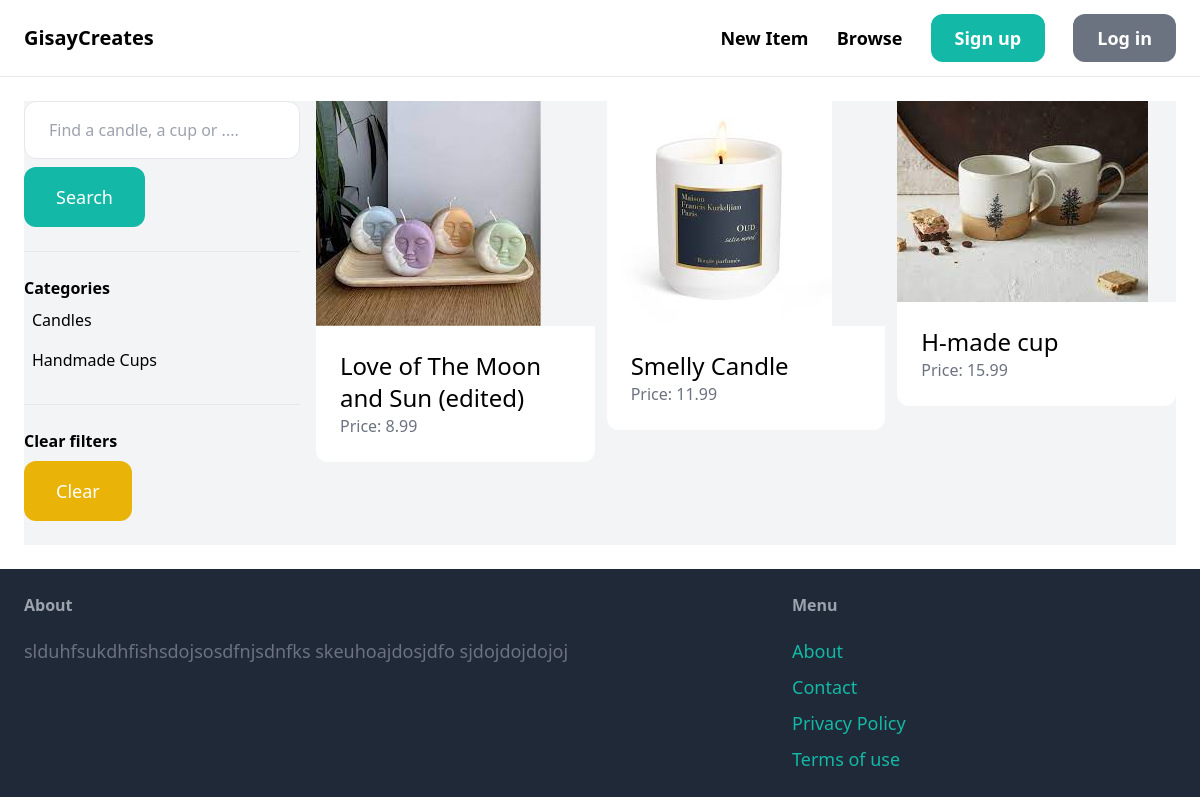
The app's page /items/ with its own data.
### item/models.py (models this page shows, shortened)
class Category(models.Model):
    name = models.CharField(max_length=255)
    class Meta:
        ordering = ('name',)
        verbose_name_plural = 'Categories'

class Item(models.Model):
    category = models.ForeignKey(Category, related_name='items', on_delete=models.CASCADE)
    name = models.CharField(max_length=255)
    description = models.TextField(blank=True, null=True)
    price = models.FloatField()
    image = models.ImageField(upload_to='item_images', blank=True, null=True)
    is_sold = models.BooleanField(default=False)
    created_by = models.ForeignKey(User, related_name='items', on_delete=models.CASCADE)
    created_at = models.DateTimeField(auto_now_add=True)

### item/views.py (the view)
# urls.py: path('items/', include('item.urls')),
def items(request):
    query = request.GET.get('query', '')
    category_id = request.GET.get('category', 0)
    categories = Category.objects.all()
    items = Item.objects.filter(is_sold=False)
    if category_id:
        items = items.filter(category_id=category_id)
    if query:
        items = items.filter(Q(name__icontains=query) | Q(description_icontains=query))
    return render(request, 'item/items.html', {
        'items': items,
        'query': query,
        'categories': categories,
        'category_id': int(category_id)
    })

### item/templates/item/items.html (shortened to what this page needs)
{% extends 'core/base.html' %}
{%block content%}
    <div class="pb-6 grid grid-cols-4 gap-4 bg-gray-100">
        <div class="col-span-1">
            <form method="get" action="{% url 'item:items' %}">
                <input name="query" class="w-full py-4 px-6 border rounded-xl" type="text" value="{{query}}" placeholder="Find a candle, a cup or ....">
                <button class="mt-2 py-4 px-8 text-lg bg-teal-500 text-white rounded-xl">Search</button>
            </form>
            <hr class="my-6">
            <p class="font-semibold">Categories</p>
            <ul>
                {% for category in categories %}
                    <li class="py-2 px-2 rounded-xl {%if category.id == category_id%} bg-gray-200 {%endif%}">
                        <a href="{% url 'item:items' %}?query={{query}}&category={{category.id}}">{{category.name}}</a>
                    </li>
                {%endfor%}
            </ul>
            <hr class="my-6">
            <p class="font-semibold">Clear filters</p>
            <ul>
                <li><a href="{% url 'item:items' %}" class="mt-2 py-4 px-8 inline-block bg-yellow-500 text-lg rounded-xl text-white">Clear</a>
        </div>
        <div class="col-span-3">
            <div class="grid grid-cols-3 gap-3">
                {% for item in items %}
                    <div>
                        <a href="{% url 'item:detail' item.id %}">
                            <div>
                                <img src="{{ item.image.url }}" class="rounded-top-xl">
                            </div>
                            <div class="p-6 bg-white rounded-b-xl">
                                <h2 class="text-2xl">{{ item.name }}</h2>
                                <p class="text-gray-500">Price: {{ item.price }}</p>
                            </div>
                        </a>
                    </div>
                {% endfor %}
            </div>
        </div>
    </div>
{%endblock%}

### records on screen
Category: name "Candles"
Category: name "Handmade Cups"
Item: image (picture), name "Love of The Moon and Sun (edited)", price "8.99"
Item: image (picture), name "Smelly Candle", price "11.99"
Item: image (picture), name "H-made cup", price "15.99"
